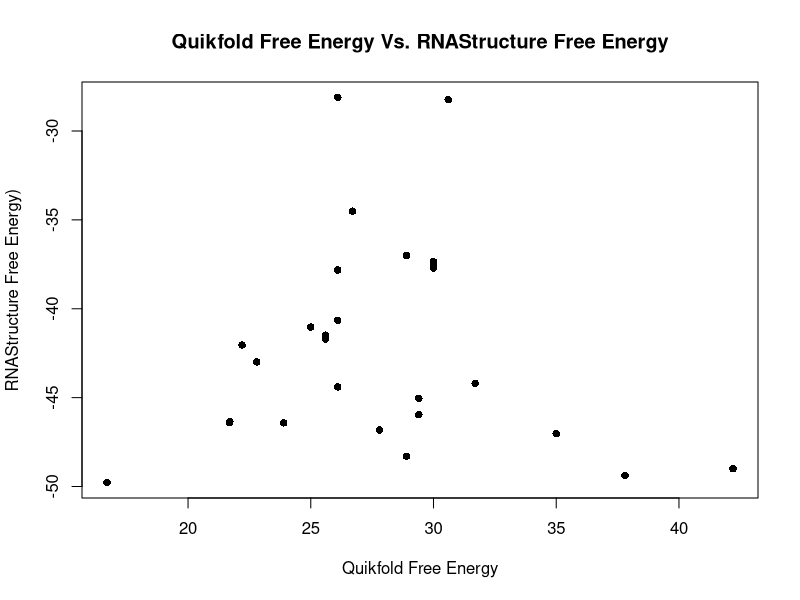
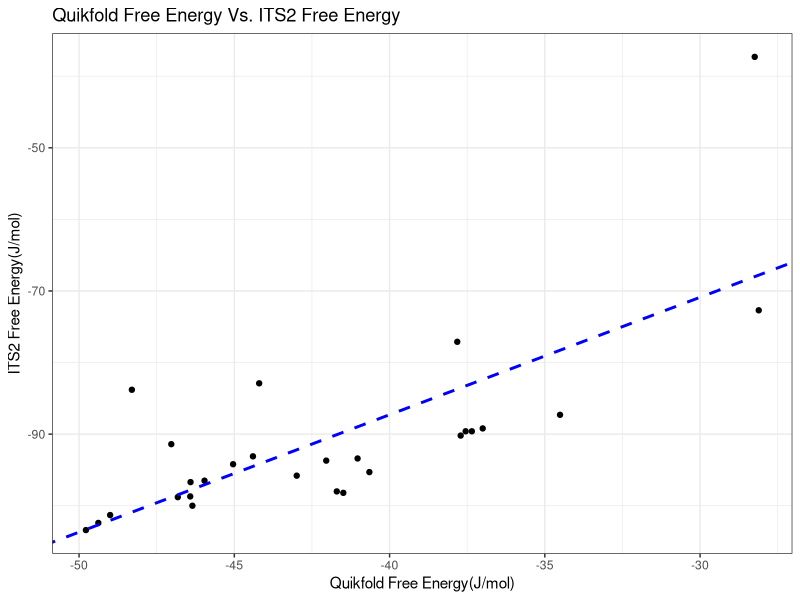
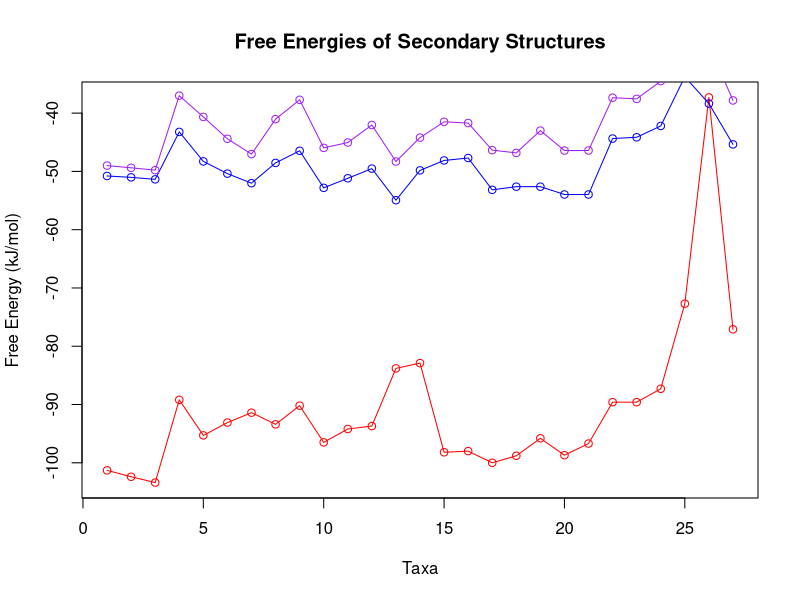
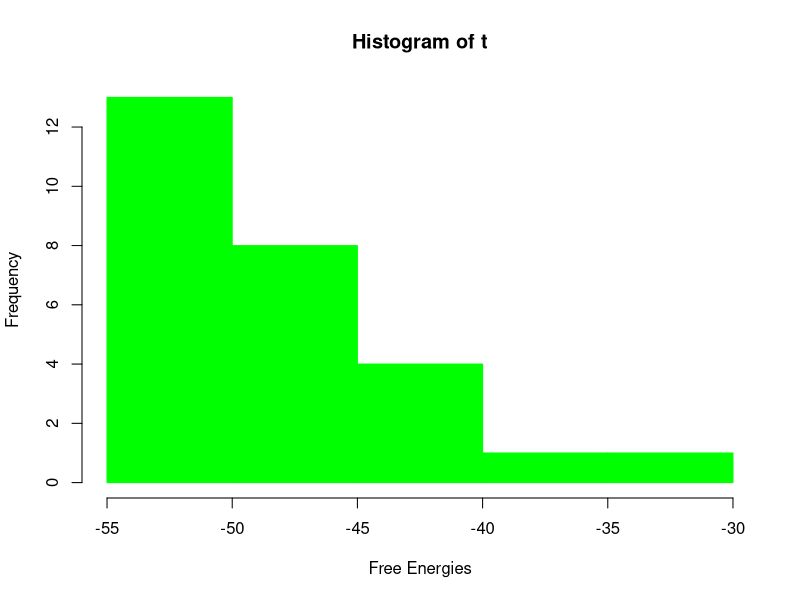
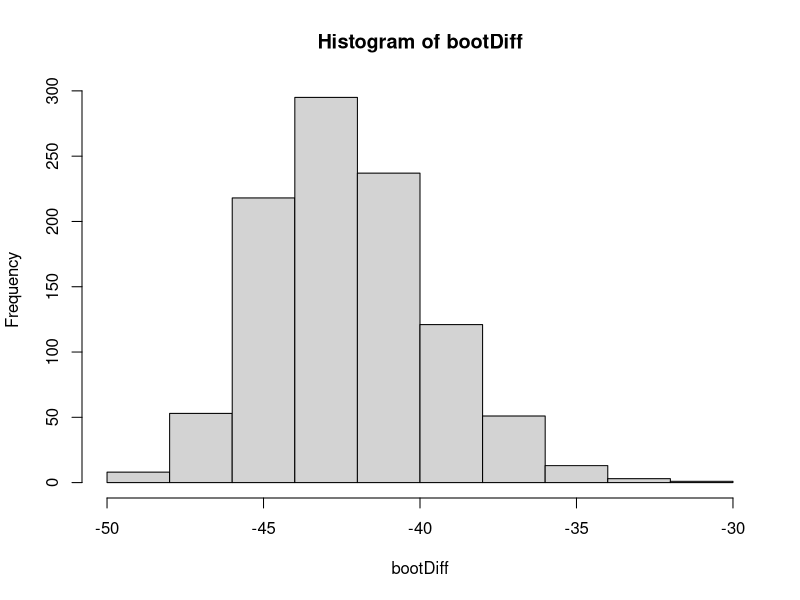

Recreate these plots in R, in order.
#### Calculations and Figures for Bio 332 IP
# Create the data for the chart.
v <- c(-101.3, -102.4, -103.4, -89.2, -95.3, -93.1, -91.4, -93.4, -90.2, -96.5, -94.2, -93.7, -83.8, -82.9, -98.2, -98, -100, -98.8,-95.8,
       -98.7, -96.7, -89.6, -89.6, -87.3, -72.7, -37.3, -77.1)

t <- c(-50.78, -51.02, -51.36, -43.22, -48.28, -50.38, -52.02, -48.54, -46.46, -52.82, -51.18, -49.52, -54.94, -49.82,
       -48.12, -47.7, -53.16, -52.62, -52.62, -53.96, -53.96, -44.36, -44.14, -42.2, -33.76, -38.36, -45.36)

q <- c(-49.0, -49.38, -49.78, -37.0, - 40.65, -44.4, -47.03, -41.03, -37.71, -45.96, -45.04, -42.04, -48.3, -44.2, -41.49, 
       -41.7, -46.35, -46.82, -42.99, -46.42, -46.41, -37.35, -37.55, -34.51, -28.11, -28.24, -37.82)
t.test(v, t)
t.test(q,t)
t.test(q,v)

temp <- c(42.2, 37.8, 16.7, 28.9, 26.1, 26.1, 35.0, 25.0, 30.0, 29.4, 29.4, 22.2, 28.9, 31.7, 25.6, 25.6, 21.7, 27.8, 22.8, 23.9, 21.7, 
          30.0, 30.0, 26.7, 26.1, 30.6, 26.1)
# IN BASE GRAPHICS
plot(temp, q, 
     main="Quikfold Free Energy Vs. RNAStructure Free Energy", 
     xlab="Quikfold Free Energy",ylab="RNAStructure Free Energy)",
     pch=16)

cor(t, v) #0.3523023
cor(q, v) #0.3523023

sd(v) #74.74579
mean(v) #171.4

sd(temp) #51.32955
mean(temp) #132.5

# CREATE LINEAR MODEL
mod<-lm(v~q)
summary(mod)
mod$coefficients

library(tidyverse)
ex6df<-data.frame(q, v)

# CREATE SCATTER PLOT WITH FITTED LINE
ggplot(data=ex6df, aes(x=q, y=v))+
  geom_point()+
  ggtitle("Quikfold Free Energy Vs. ITS2 Free Energy")+
  xlab("Quikfold Free Energy(J/mol)")+
  ylab("ITS2 Free Energy(J/mol)")+
  theme_bw()+
  geom_abline(slope=mod$coefficients[2], intercept=mod$coefficients[1],
              color="blue", lty=2, lwd=1)


# Give the chart file a name.
png(file = "ComparisonFreeEnergy.jpg")

# Plot the bar chart.
plot(v,type = "o",col = "red", xlab = "Taxa", ylab = "Free Energy (kJ/mol)", 
     main = "Free Energies of Secondary Structures")

lines(t, type = "o", col = "blue")
lines(q, type = "o", col = "purple")

# Save the file.
dev.off()

######
png(file = "histogram2.png")

# Create the histogram.
hist(t,xlab = "Free Energies",col = "green",border = "green")

# Save the file.
dev.off()

## BOOTSTRAPPING
nsim=1000

bootDiff<-c()
for(i in 1:nsim){
  bootRed<-sample(v, length(v), replace=T)
  bootYellow<-sample(t, length(t), replace=T)
  thisDiff<-mean(bootRed)-mean(bootYellow)
  
  bootDiff<-c(bootDiff, thisDiff)
}
png(file = "histogramBoot.png")
hist(bootDiff)
# Save the file.
dev.off()

